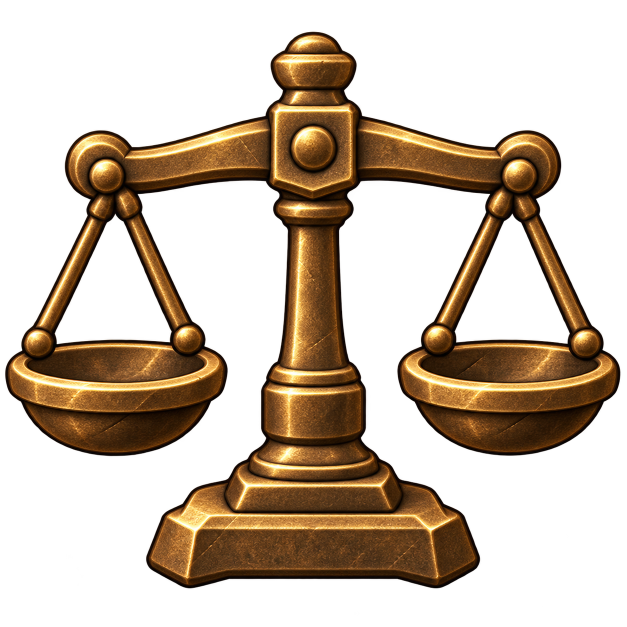
#> input picture RuntimeData/templates/dragon_menu/source/trading_post.png, 1254 x 1254 px (shown at 1/2 size)
$ python export_trading_post_icon.py
#> lines starting #> are read from the running program, lines starting #| are printed output that depends on the picture
### tools/export_dragon_dialog_templates.py
#!/usr/bin/env python3
"""Extract the approved Dragon dialog artwork into native RGBA runtime BMPs.

This is a deterministic crop/scale/export step, not an artwork generator.
Keep the source sheets intact; regenerate them with the image-generation tool
when changing the actual design.
"""

import json
from pathlib import Path
import struct

from PIL import Image

ROOT = Path(__file__).resolve().parents[1]
TEMPLATES = ROOT / "RuntimeData/templates/dragon_dialog"
FRAME_CROP = (32, 80, 976, 1424)
FRAME_SIZE = (472, 672)
RESAMPLING = getattr(Image, "Resampling", Image).LANCZOS


def write_bmp(path: Path, image: Image.Image) -> None:
    """Write straight BGRA, including alpha, without Pillow's BMP alpha loss."""
    image = image.convert("RGBA")
    # Generated solid surfaces use alpha 252-254. Make them fully opaque;
    # preserve the softer silhouette coverage and discard invisible RGB halos.
    pixels = bytearray(image.tobytes())
    for offset in range(0, len(pixels), 4):
        alpha = pixels[offset + 3]
        if alpha >= 240:
            pixels[offset + 3] = 255
        elif alpha <= 8:
            pixels[offset:offset + 4] = b"\0\0\0\0"
    image = Image.frombytes("RGBA", image.size, bytes(pixels))
    raw = image.transpose(getattr(Image, "Transpose", Image).FLIP_TOP_BOTTOM).tobytes("raw", "BGRA")
    header = struct.pack("<2sIHHI", b"BM", 54 + len(raw), 0, 0, 54)
    info = struct.pack("<IiiHHIIiiII", 40, image.width, image.height, 1, 32,
                       0, len(raw), 2835, 2835, 0, 0)
    path.write_bytes(header + info + raw)


# [75 lines left out: function main, not called in this run]


# [2 lines that do not run on import are left out]

### tools/export_trading_post_icon.py
#!/usr/bin/env python3
"""Rasterize OpenKal's brass balance emblem for the menu and dialog."""
from PIL import Image

from export_dragon_dialog_templates import ROOT, RESAMPLING, write_bmp


def main() -> None:
    templates = ROOT / "RuntimeData/templates/dragon_menu"
    with Image.open(templates / "source/trading_post.png") as source:
#> source is the input picture: PIL image 1254x1254 RGBA; mean R, G, B, A 43, 28.4, 12.9, 92.3
        image = source.convert("RGBA")
    bounds = image.getchannel("A").point(lambda alpha: 255 if alpha >= 128 else 0).getbbox()
#> bounds = (11, 64, 1241, 1177)
    if bounds is None:
        raise ValueError("Missing trading-post emblem")
    for name, size, inset in (("trading_post", 24, 22), ("trading_post_dialog", 64, 59)):
        sprite = image.crop(bounds)
        sprite.thumbnail((inset, inset), RESAMPLING)
        canvas = Image.new("RGBA", (size, size))
        canvas.alpha_composite(sprite, ((size - sprite.width) // 2, (size - sprite.height) // 2))
        write_bmp(templates / f"bmp/{name}.bmp", canvas)
#> this loop made 2 passes
#> pass 1, in main, `sprite = image.crop(bounds)`:
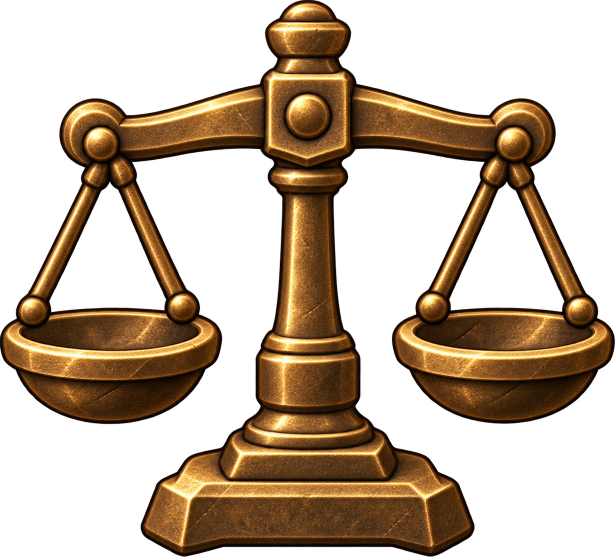
#> sprite: PIL image 1230x1113 RGBA (shown at 1/2 size); mean R, G, B, A 49.4, 32.6, 14.8, 106; transparent parts drawn white
#> pass 1, in write_bmp, `image = image.convert("RGBA")`:
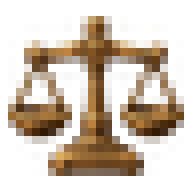
#> image: PIL image 24x24 RGBA (shown 8 times larger); mean R, G, B, A 64.5, 44.5, 20.2, 82.3; transparent parts drawn white
#> after the loop:
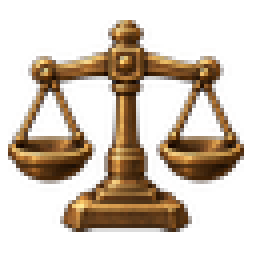
#> canvas: PIL image 64x64 RGBA (shown 4 times larger); mean R, G, B, A 46.5, 31.1, 14.1, 81.2; transparent parts drawn white
#> after the loop:
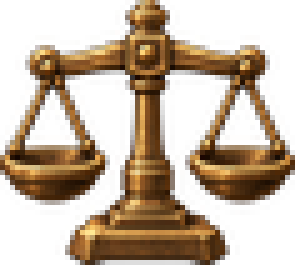
#> sprite: PIL image 59x53 RGBA (shown 5 times larger); mean R, G, B, A 60.9, 40.7, 18.5, 106.3; transparent parts drawn white


if __name__ == "__main__":
    main()
